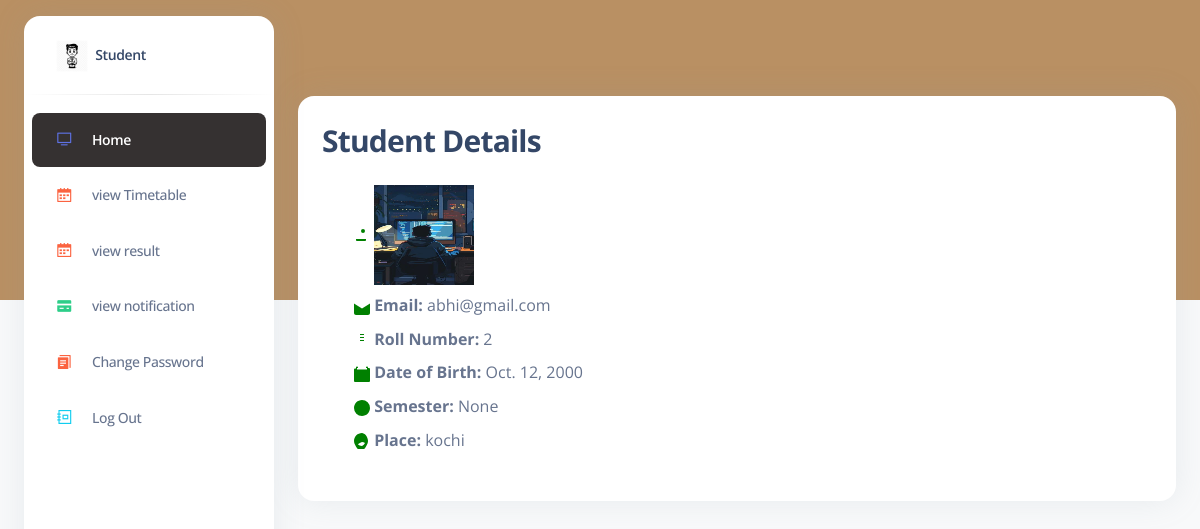
Screenshot of /studdashboard/ (signed in) with the database file from the repository.
### adminapp/models.py (models this page shows)
class User(AbstractUser):
    is_fac= models.BooleanField(default=False)
    is_stud = models.BooleanField(default=False)
    phone_number = models.CharField(max_length=12,null=True,blank=True)
    dob=models.DateField(null=True,blank=True)
    place= models.CharField(max_length=100,null=True,blank=True)
    state = models.CharField(max_length=30,null=True,blank=True)
    image = models.ImageField(upload_to="user/",null=True,blank=True)
    semester=models.CharField(max_length=50,null=True,blank=True)
    address=models.CharField(max_length=150,null=True,blank=True)

### adminapp/views.py (the view)
# urls.py: path('studdashboard/',views.studdashboard,name="studdashboard"),
def studdashboard(request):
    current_page = 'studdashboard'
    current_user = request.user
    context = {
        'current_page': current_page,
        'student': current_user
    }
    return render(request, 'admin_app/pages/studentdashboard.html', context)

### templates/admin_app/pages/studentdashboard.html (shortened to what this page needs)
{% extends "admin_app/components/base.html" %}
{% load static %}
{% block content %}
{% include 'admin_app/components/header2.html' %}
<div class="container-fluid py-4">
  <div class="card mt-5">
    <div class="card-body">
      <h3 class="pb-3">Student Details</h3>
      <ul style="list-style: none;">
        <li class="pb-2">
          <span style="color: green;">
            <svg xmlns="http://www.w3.org/2000/svg" width="16" height="16" fill="currentColor" class="bi bi-person-fill" viewBox="0 0 16 16">
              <path d="M3 14s-1 0-1-1v-1h10v1c0 1-1 1-1 1H3zm4-10a2 2 0 1 1 4 0 2 2 0 0 1-4 0z"/>
            </svg>
          </span>
          <span>
            <img src="{{ user.image.url }}" alt="Student Image" width="100" height="100">
          </span>
        </li>
        <li class="pb-2">
          <span style="color: green;">
            <svg xmlns="http://www.w3.org/2000/svg" width="16" height="16" fill="currentColor" class="bi bi-envelope-fill" viewBox="0 0 16 16">
              <path d="M0 4.5V14c0 1.1.9 2 2 2h12c1.1 0 2-.9 2-2V4.5L8 9.5 0 4.5z"/>
            </svg>
          </span>
          <span>
            <strong>Email:</strong> {{ user.email }}
          </span>
        </li>
        <li class="pb-2">
          <span style="color: green;">
            <svg xmlns="http://www.w3.org/2000/svg" width="16" height="16" fill="currentColor" class="bi bi-123" viewBox="0 0 16 16">
              <path d="M6 1h4v1H6V1zm0 3h4v1H6V4zm0 3h4v1H6V7z"/>
            </svg>
          </span>
          <span>
            <strong>Roll Number:</strong> {{ user.id }}
          </span>
        </li>
        <li class="pb-2">
          <span style="color: green;">
            <svg xmlns="http://www.w3.org/2000/svg" width="16" height="16" fill="currentColor" class="bi bi-calendar-fill" viewBox="0 0 16 16">
              <path d="M0 3.5a1 1 0 0 1 1-1h1V1.5a1 1 0 0 1 2 0V2h8V1.5a1 1 0 0 1 2 0V2h1a1 1 0 0 1 1 1v12a1 1 0 0 1-1 1H1a1 1 0 0 1-1-1v-12zm3 0h10V2H3v1.5zm5 8.5h-2v-1h2v1zm-2-3h2v1h-2V9z"/>
            </svg>
          </span>
          <span>
            <strong>Date of Birth:</strong> {{ user.dob }}
          </span>
        </li>
        <li class="pb-2">
          <span style="color: green;">
            <svg xmlns="http://www.w3.org/2000/svg" width="16" height="16" fill="currentColor" class="bi bi-building-fill" viewBox="0 0 16 16">
              <path d="M8 0a8 8 0 0 1 8 8c0 4.418-3.582 8-8 8a8 8 0 0 1-8-8c0-4.418 3.582-8 8-8zm1 11h2v2H9v-2zm-3 0h2v2H6v-2zm7-3h-2V5h-2V3h4v5z"/>
            </svg>
          </span>
          <span>
            <strong>Semester:</strong> {{ user.semester }}
          </span>
        </li>
        <li class="pb-2">
          <span style="color: green;">
          </span>
          <span>
            <strong>Place:</strong> {{ user.place }}
          </span>
        </li>
      </ul>
    </div>
  </div>
</div>
{% endblock content %}

### rows the page displays
User: image (picture), email "abhi@gmail.com", id "2", dob "Oct. 12, 2000", semester "None", place "kochi"
